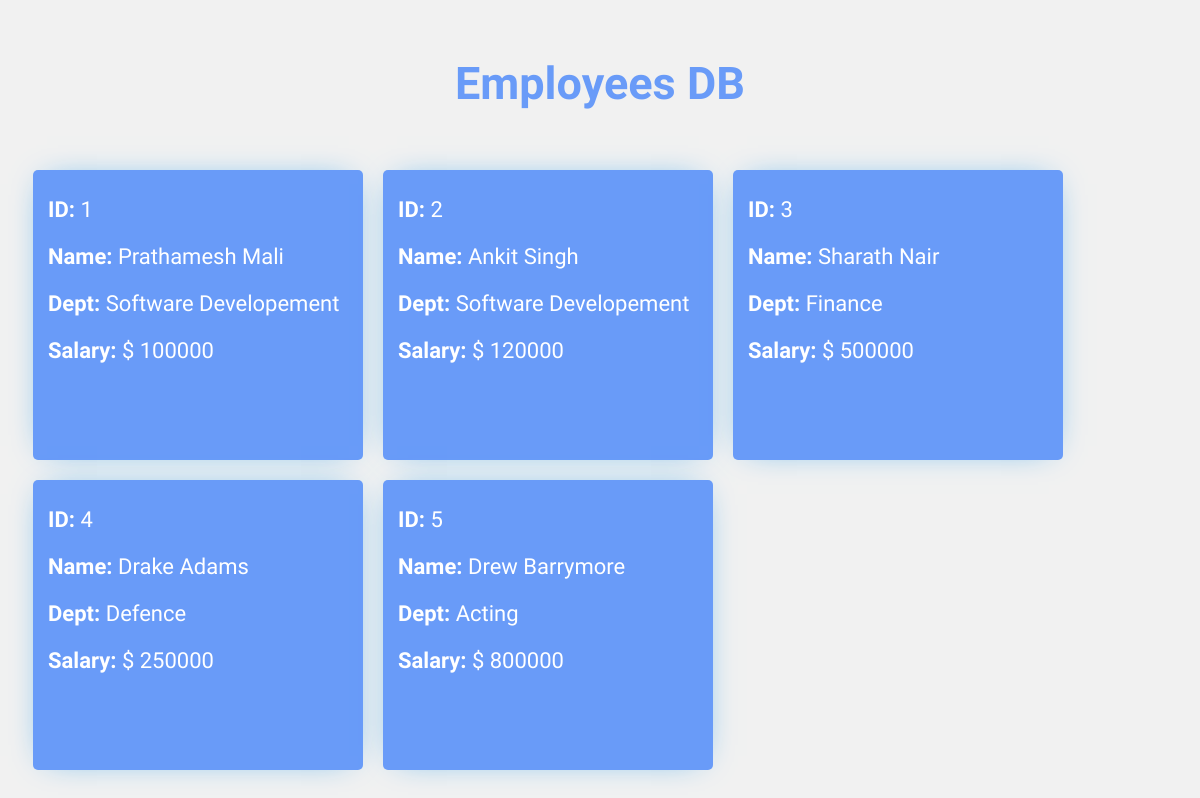
/employees/, run on the app's committed database.
### employees/models.py (models this page shows, shortened)
class employees_db(models.Model):
	emp_id = models.AutoField
	firstName = models.CharField(max_length=30)
	lastName = models.CharField(max_length=30)
	dept = models.CharField(max_length=30)
	salary = models.IntegerField()

### employees/views.py (the view)
# urls.py: path('',views.employees_page, name="employees")
def employees_page(request):
	dbData = {"data" : employees_db.objects.all()}
	return render(request, 'index.html',dbData)

### employees/templates/index.html (shortened to what this page needs)
<!DOCTYPE html>
<html lang="en">
	<head>
	</head>
	<body>
		<br />
		<h1
			style="
				text-align: center;
				color: rgb(105, 155, 248);
				font-size: 45px;
			"
		>
			Employees DB
		</h1>
		<div class="container-style">
			{% for emp in data%}
			<div class="emp-card">
				<p class="id"><b>ID:</b> {{emp.id}}</p>
				<p class="name">
					<b>Name:</b> {{emp.firstName}} {{emp.lastName}}
				</p>
				<p class="dept"><b>Dept:</b> {{emp.dept}}</p>
				<p class="salary"><b>Salary:</b> $ {{emp.salary}}</p>
			</div>
			{% endfor %}
		</div>
	</body>
</html>

### employees/templates/index.html (style rules this page uses)
body { font-family: "Baloo Tamma 2", cursive; background-color: rgb(241, 241, 241); }
.container-style { padding: 20px 15px; border-radius: 5px; margin: 1px; display: flex; flex-direction: row; flex-wrap: wrap; margin: 0 auto; }
.emp-card { padding: 5px 15px; width: 300px; height: 280px; border-radius: 5px; margin: 10px; background-color: rgb(105, 155, 248); color: white; -webkit-box-shadow: 0px 0px 32px -14px rgba(64, 166, 235, 1); -moz-box-shadow: 0px 0px 32px -14px rgba(64, 166, 235, 1); box-shadow: 0px 0px 32px -14px rgba(64, 166, 235, 1); }
.emp-card > p { font-size: 22px; }

### data on the page
employees_db: id "1", firstName "Prathamesh", lastName "Mali", dept "Software Developement", salary "100000"
employees_db: id "2", firstName "Ankit", lastName "Singh", dept "Software Developement", salary "120000"
employees_db: id "3", firstName "Sharath", lastName "Nair", dept "Finance", salary "500000"
employees_db: id "4", firstName "Drake", lastName "Adams", dept "Defence", salary "250000"
employees_db: id "5", firstName "Drew", lastName "Barrymore", dept "Acting", salary "800000"
